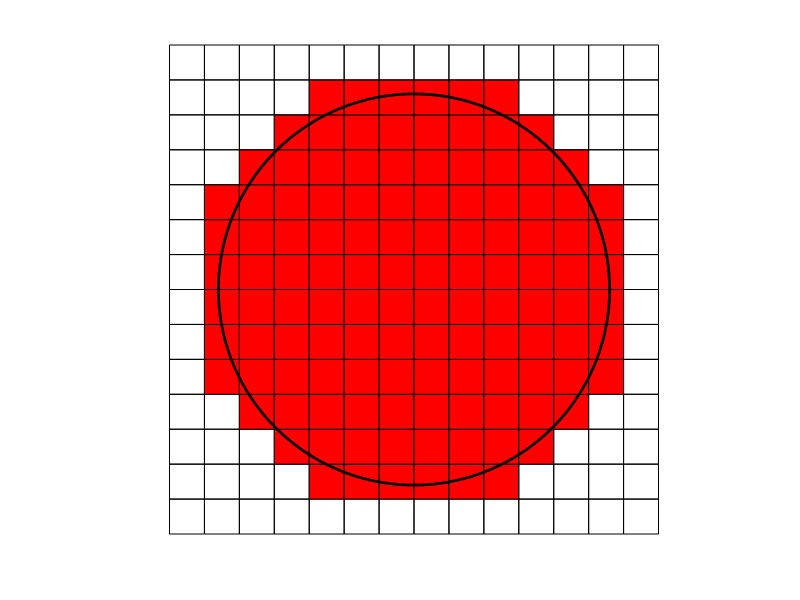

Write MATLAB code to recreate this figure.
% Parameters
N = 15; % Change this to set grid resolution
R = 0.4; % Radius from the center point

% Generate grid points
x = linspace(0, 1, N);
y = linspace(0, 1, N);
[X, Y] = meshgrid(x, y);

% Calculate the distance from the center point (0.5, 0.5)
distances = sqrt((X - 0.5).^2 + (Y - 0.5).^2);

% Create a mask where distances are less than R
mask = distances < R;

% Plotting
figure;
hold on;
axis equal;
% title('Colored Grid with Circle at Radius R from Center');

% Iterate over each cell in the grid
for i = 1:N-1
    for j = 1:N-1
        % Define the corners of the current cell
        x_corners = [x(i) x(i+1) x(i+1) x(i)];
        y_corners = [y(j) y(j) y(j+1) y(j+1)];
        
        % Check if the current cell is within the radius
        if mask(i,j) || mask(i+1,j) || mask(i,j+1) || mask(i+1,j+1)
            % Color the cell if any of its corners are within the radius
            fill(x_corners, y_corners, 'r');
        else
            % Optionally draw a line around cells outside the radius
            plot(x_corners([1:4 1]), y_corners([1:4 1]), 'k');
        end
    end
end

% Draw the actual circle outline
theta = linspace(0, 2*pi, 200);
x_circle = 0.5 + R * cos(theta);
y_circle = 0.5 + R * sin(theta);
plot(x_circle, y_circle, 'k', 'LineWidth', 2); % Blue circle outline

% Remove the axis for a cleaner look
axis off;
hold off;
